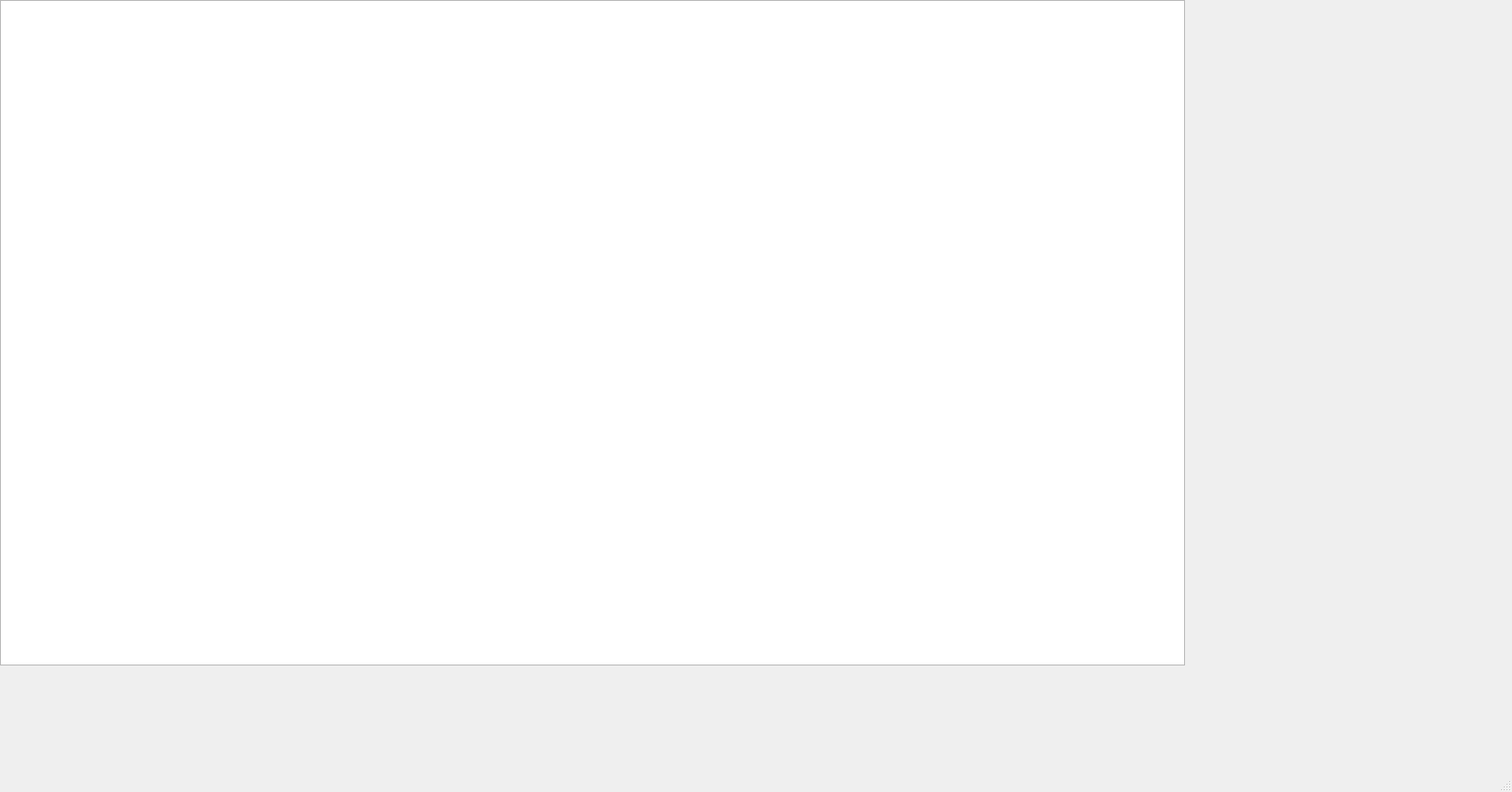
<?xml version="1.0" encoding="UTF-8"?>
<ui version="4.0">
 <class>MainWindow</class>
 <widget class="QMainWindow" name="MainWindow">
  <property name="geometry">
   <rect>
    <x>0</x>
    <y>0</y>
    <width>1660</width>
    <height>870</height>
   </rect>
  </property>
  <property name="windowTitle">
   <string>MainWindow</string>
  </property>
  <widget class="QWidget" name="centralwidget">
   <widget class="QGraphicsView" name="graphicsView">
    <property name="geometry">
     <rect>
      <x>0</x>
      <y>0</y>
      <width>1301</width>
      <height>731</height>
     </rect>
    </property>
   </widget>
  </widget>
  <widget class="QMenuBar" name="menubar">
   <property name="geometry">
    <rect>
     <x>0</x>
     <y>0</y>
     <width>1660</width>
     <height>17</height>
    </rect>
   </property>
  </widget>
  <widget class="QStatusBar" name="statusbar"/>
 </widget>
 <resources/>
 <connections/>
</ui>
